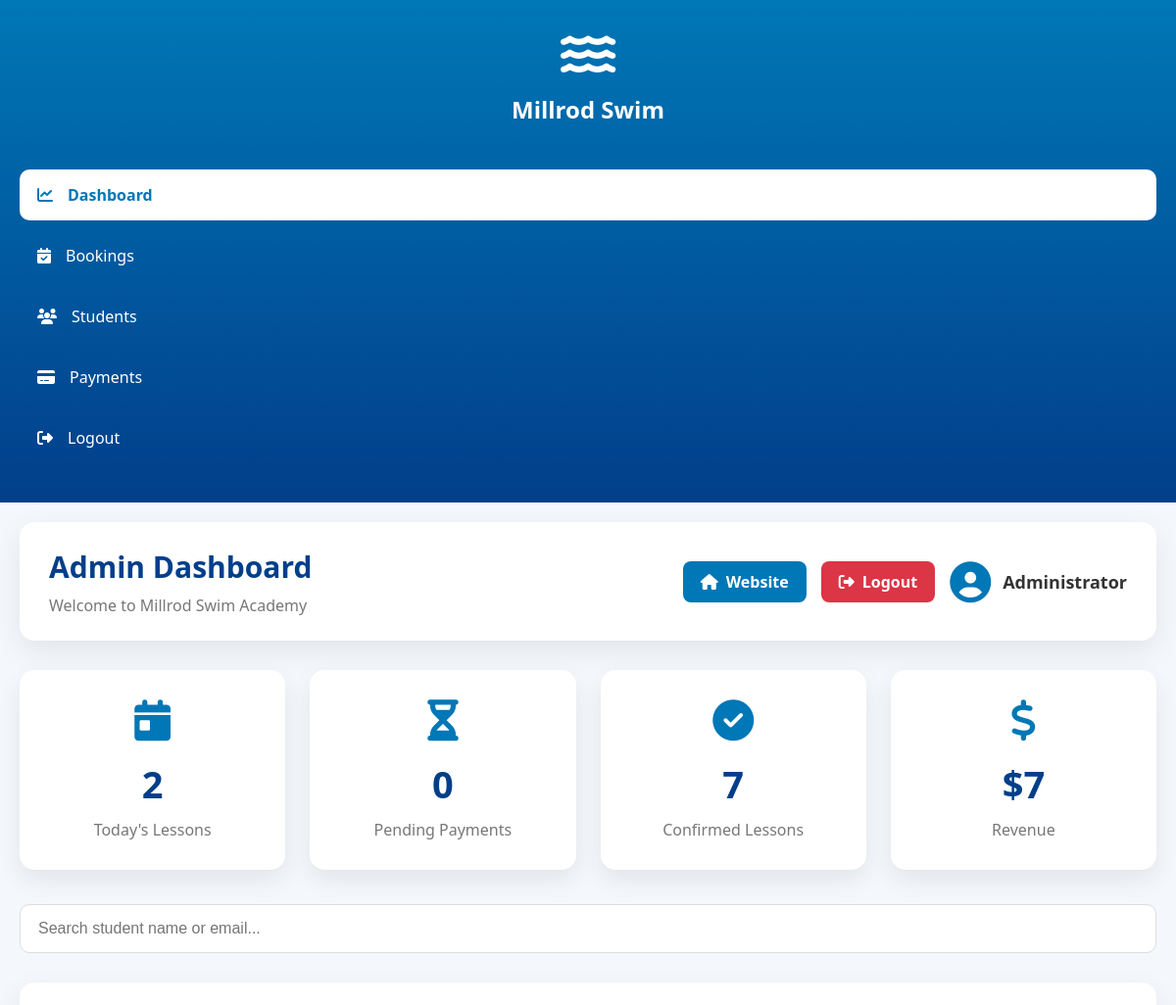
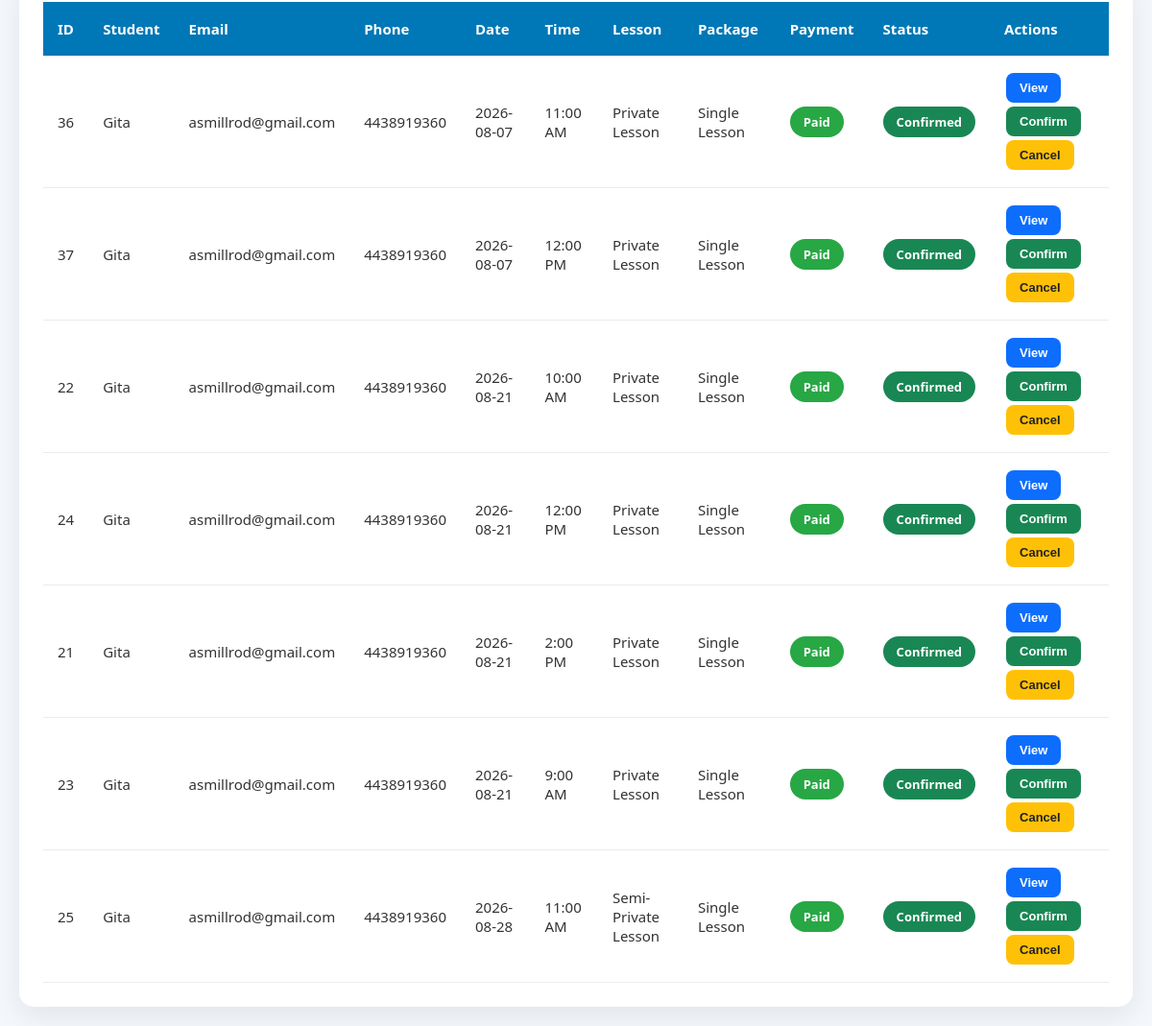
Page /admin/ (signed in) on the earlier database version (2 pictures, top to bottom).
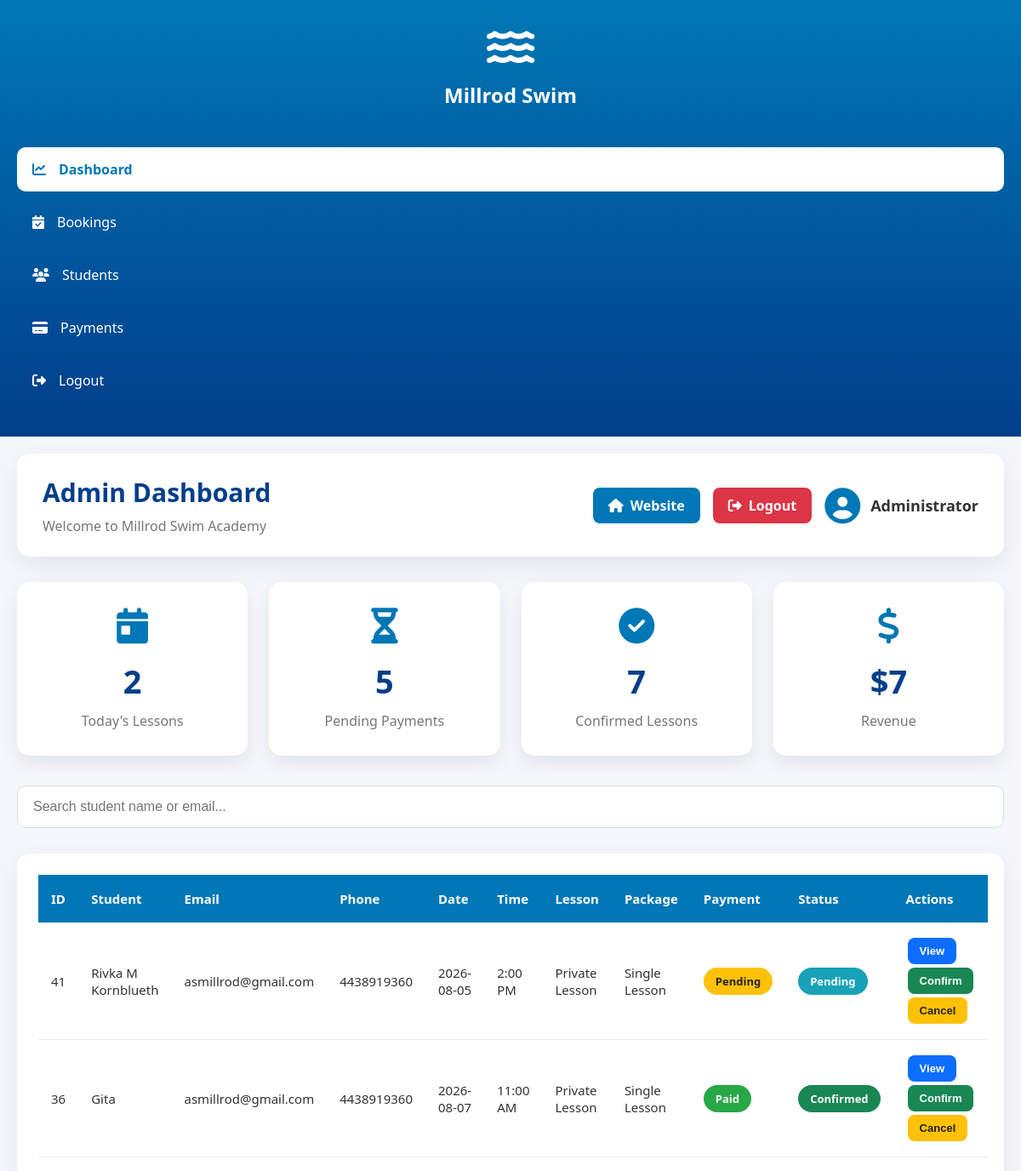
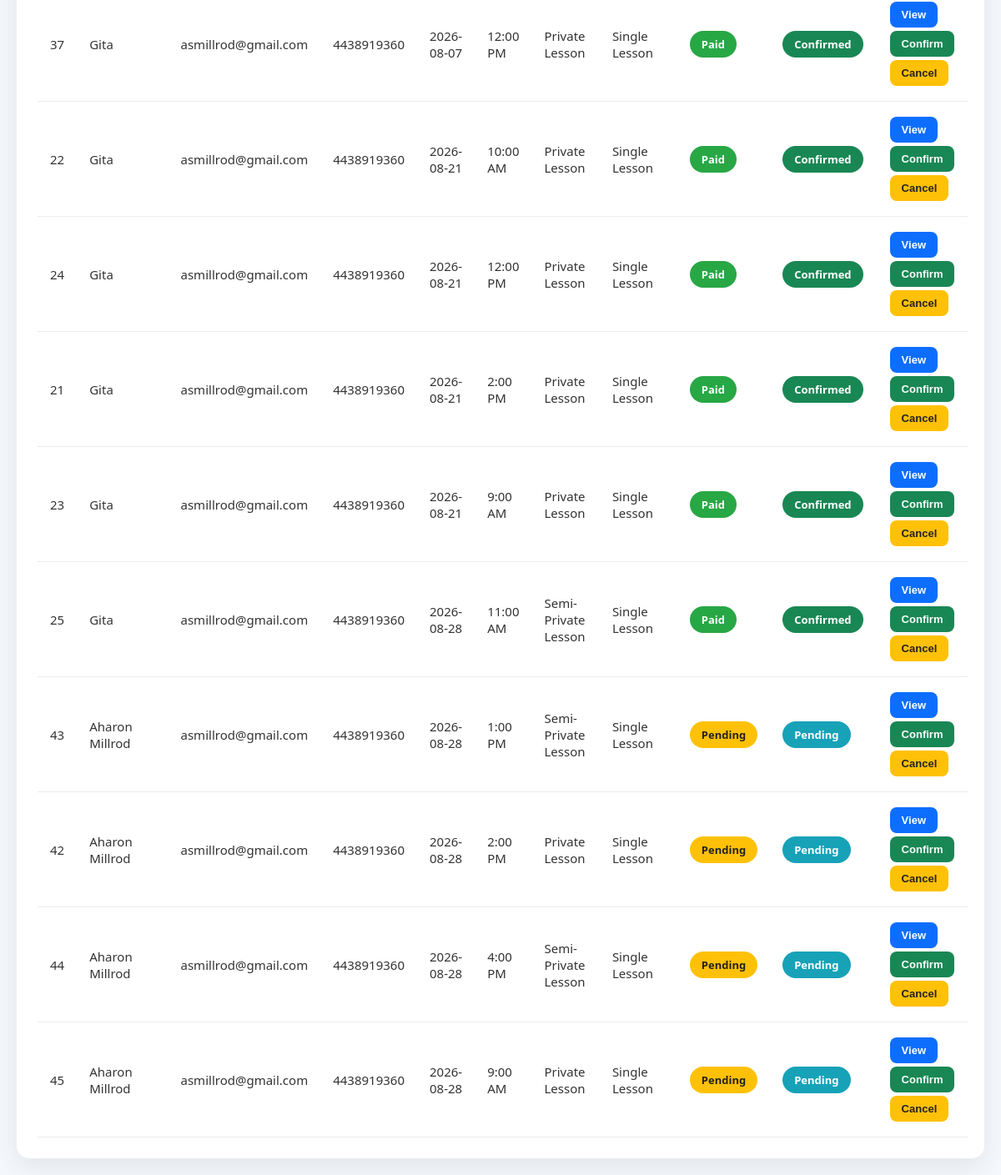
Same page on the later database version (2 pictures, top to bottom).
### tables this page shows
CREATE TABLE bookings (

        id INTEGER PRIMARY KEY AUTOINCREMENT,

        -- Customer information
        name TEXT NOT NULL,

        email TEXT NOT NULL,

        phone TEXT,

        -- Lesson information
        lesson_type TEXT NOT NULL,

        package TEXT NOT NULL,

        -- Schedule
        lesson_date TEXT NOT NULL,

        lesson_time TEXT NOT NULL,

        -- Payment
        payment_status TEXT DEFAULT 'pending',

        stripe_payment_id TEXT,

        -- Booking status
        status TEXT DEFAULT 'pending',

        -- Reminder system
        reminder_sent INTEGER DEFAULT 0,

        created_at TIMESTAMP DEFAULT CURRENT_TIMESTAMP

    , payment_method TEXT DEFAULT 'card', price TEXT);

### routes/admin.py (the view)
@admin_bp.route("/")
def admin_dashboard():
    if not admin_required():
        return redirect(
            url_for(
                "admin.admin_login"
            )
        )
    conn = get_db_connection()
    cursor = conn.cursor()
    cursor.execute(
        """
        SELECT *
        FROM bookings
        ORDER BY lesson_date, lesson_time
        """
    )
    bookings = cursor.fetchall()
    today = datetime.now().strftime(
        "%Y-%m-%d"
    )
    cursor.execute(
        """
        SELECT COUNT(*)
        FROM bookings
        WHERE lesson_date=?
        AND status='confirmed'
        """,
        (today,)
    )
    today_lessons = cursor.fetchone()[0]
    cursor.execute(
        """
        SELECT COUNT(*)
        FROM bookings
        WHERE payment_status='pending'
        """
    )
    pending_payments = cursor.fetchone()[0]
    cursor.execute(
        """
        SELECT COUNT(*)
        FROM bookings
        WHERE status='confirmed'
        """
    )
    confirmed_lessons = cursor.fetchone()[0]
    cursor.execute(
        """
        SELECT COUNT(*)
        FROM bookings
        WHERE payment_status='paid'
        """
    )
    revenue = cursor.fetchone()[0]
    conn.close()
    return render_template(
        "admin.html",
        bookings=bookings,
        today_lessons=today_lessons,
        pending_payments=pending_payments,
        confirmed_lessons=confirmed_lessons,
        revenue=revenue
    )

### database.py (called while the page is built)
def get_db_connection():
    conn = sqlite3.connect(DATABASE)
    conn.row_factory = sqlite3.Row
    return conn

### routes/admin.py (called while the page is built)
def admin_required():
    return session.get(
        "admin_logged_in",
        False
    )

### templates/admin.html (shortened to what this page needs)
<!doctype html>
<html lang="en">
  <head>
    <link
      rel="stylesheet"
      href="{{ url_for('static', filename='admin.css') }}"
    />
    <link
      rel="stylesheet"
      href="https://cdnjs.cloudflare.com/ajax/libs/font-awesome/6.6.0/css/all.min.css"
    />
  </head>
  <body>
    <div class="dashboard">
      <aside class="sidebar">
        <div class="logo">
          <i class="fas fa-water"></i>
          <h2>Millrod Swim</h2>
        </div>
        <nav>
          <a href="#" class="active">
            <i class="fas fa-chart-line"></i>
            Dashboard
          </a>
          <a href="#bookings">
            <i class="fas fa-calendar-check"></i>
            Bookings
          </a>
          <a href="#students">
            <i class="fas fa-users"></i>
            Students
          </a>
          <a href="#payments">
            <i class="fas fa-credit-card"></i>
            Payments
          </a>
          <a href="/admin/logout">
            <i class="fas fa-sign-out-alt"></i>
            Logout
          </a>
        </nav>
      </aside>
      <main class="content">
        <header class="topbar">
          <div>
            <h1>Admin Dashboard</h1>
            <p>Welcome to Millrod Swim Academy</p>
          </div>
          <div class="topbar-actions">
            <a href="/" class="home-btn">
              <i class="fas fa-home"></i>
              Website
            </a>
            <a href="/admin/logout" class="logout-btn">
              <i class="fas fa-sign-out-alt"></i>
              Logout
            </a>
            <div class="admin-user">
              <i class="fas fa-user-circle"></i>
              <span>Administrator</span>
            </div>
          </div>
        </header>
        <section class="stats">
          <div class="card">
            <i class="fas fa-calendar-day"></i>
            <h3>{{ today_lessons }}</h3>
            <p>Today's Lessons</p>
          </div>
          <div class="card">
            <i class="fas fa-hourglass-half"></i>
            <h3>{{ pending_payments }}</h3>
            <p>Pending Payments</p>
          </div>
          <div class="card">
            <i class="fas fa-check-circle"></i>
            <h3>{{ confirmed_lessons }}</h3>
            <p>Confirmed Lessons</p>
          </div>
          <div class="card">
            <i class="fas fa-dollar-sign"></i>
            <h3>${{ revenue }}</h3>
            <p>Revenue</p>
          </div>
        </section>
        <section class="search-bar">
          <input
            type="text"
            id="searchInput"
            placeholder="Search student name or email..."
          />
        </section>
        <section class="table-container" id="bookings">
          <table id="bookingTable">
            <thead>
              <tr>
                <th>ID</th>
                <th>Student</th>
                <th>Email</th>
                <th>Phone</th>
                <th>Date</th>
                <th>Time</th>
                <th>Lesson</th>
                <th>Package</th>
                <th>Payment</th>
                <th>Status</th>
                <th>Actions</th>
              </tr>
            </thead>
            <tbody>
              {% for booking in bookings %}
              <tr>
                <td>{{ booking.id }}</td>
                <td>{{ booking.name }}</td>
                <td>{{ booking.email }}</td>
                <td>{{ booking.phone }}</td>
                <td>{{ booking.lesson_date }}</td>
                <td>{{ booking.lesson_time }}</td>
                <td>{{ booking.lesson_type }}</td>
                <td>{{ booking.package }}</td>
                <td>
                  {% if booking.payment_status == "paid" %}
                  <span class="badge paid"> Paid </span>
                  {% else %}
                  <span class="badge pending"> Pending </span>
                  {% endif %}
                </td>
                <td>
                  {% if booking.status == "confirmed" %}
                  <span class="badge confirmed"> Confirmed </span>
                  {% elif booking.status == "cancelled" %}
                  <span class="badge cancelled"> Cancelled </span>
                  {% else %}
                  <span class="badge waiting"> Pending </span>
                  {% endif %}
                </td>
                <td>
                  <button class="view-btn" data-id="{{ booking.id }}">
                    View
                  </button>
                  <button class="confirm-btn" data-id="{{ booking.id }}">
                    Confirm
                  </button>
                  <button class="cancel-btn" data-id="{{ booking.id }}">
                    Cancel
                  </button>
                </td>
              </tr>
              {% endfor %}
            </tbody>
          </table>
        </section>
      </main>
    </div>
  </body>
</html>

### static/admin.css (style rules this page uses)
* { margin: 0; padding: 0; box-sizing: border-box; }
body { font-family: "Segoe UI", Tahoma, Geneva, Verdana, sans-serif; background: #f4f7fb; color: #333; }
a { text-decoration: none; color: inherit; }
.dashboard { display: flex; min-height: 100vh; }
.sidebar { width: 260px; background: linear-gradient(180deg, #0077b6, #023e8a); color: white; padding: 30px 20px; position: fixed; left: 0; top: 0; bottom: 0; }
.logo { text-align: center; margin-bottom: 45px; }
.logo i { font-size: 50px; margin-bottom: 15px; }
.logo h2 { font-size: 24px; font-weight: bold; }
.sidebar nav { display: flex; flex-direction: column; }
.sidebar nav a { padding: 15px 18px; margin-bottom: 10px; border-radius: 10px; transition: 0.3s; display: flex; align-items: center; gap: 15px; font-size: 16px; }
.sidebar nav a.active { background: white; color: #0077b6; font-weight: bold; }
.content { margin-left: 260px; flex: 1; padding: 35px; }
.topbar { background: white; border-radius: 15px; padding: 25px 30px; display: flex; justify-content: space-between; align-items: center; box-shadow: 0 10px 30px rgba(0, 0, 0, 0.08); margin-bottom: 30px; }
.topbar h1 { color: #023e8a; font-size: 30px; }
.topbar p { margin-top: 8px; color: #777; }
.admin-user { display: flex; align-items: center; gap: 12px; font-size: 18px; font-weight: bold; }
.admin-user i { font-size: 42px; color: #0077b6; }
.stats { display: grid; grid-template-columns: repeat(auto-fit, minmax(220px, 1fr)); gap: 25px; margin-bottom: 35px; }
.card { background: white; border-radius: 15px; padding: 30px; box-shadow: 0 10px 25px rgba(0, 0, 0, 0.08); transition: 0.3s; text-align: center; }
.card i { font-size: 42px; color: #0077b6; margin-bottom: 18px; }
.card h3 { font-size: 38px; color: #023e8a; margin-bottom: 10px; }
.card p { color: #777; font-size: 16px; }
.search-bar { margin-bottom: 30px; }
.search-bar input { width: 100%; padding: 15px 18px; border-radius: 10px; border: 1px solid #ddd; font-size: 16px; outline: none; }
.table-container { background: white; border-radius: 15px; padding: 25px; box-shadow: 0 10px 30px rgba(0, 0, 0, 0.08); overflow-x: auto; }
table { width: 100%; border-collapse: collapse; min-width: 1100px; }
thead { background: #0077b6; color: white; }
thead th { padding: 18px 15px; text-align: left; font-size: 15px; }
tbody td { padding: 16px 15px; border-bottom: 1px solid #ececec; font-size: 15px; }
tbody tr { transition: 0.25s; }
.badge { display: inline-block; padding: 7px 14px; border-radius: 25px; font-size: 13px; font-weight: bold; color: white; }
.paid { background: #28a745; }
.pending { background: #ffc107; color: #222; }
.confirmed { background: #198754; }
.waiting { background: #17a2b8; }
td button { border: none; padding: 8px 14px; margin: 2px; border-radius: 8px; cursor: pointer; font-size: 13px; font-weight: bold; transition: 0.25s; }
.view-btn { background: #0d6efd; color: white; }
.confirm-btn { background: #198754; color: white; }
.cancel-btn { background: #ffc107; color: #222; }
@media (max-width: 1200px) { .content { margin-left: 0; padding: 20px; } }
@media (max-width: 1200px) { .sidebar { position: relative; width: 100%; height: auto; } }
@media (max-width: 1200px) { .dashboard { flex-direction: column; } }
.topbar-actions { display: flex; align-items: center; gap: 15px; }
.home-btn, .logout-btn { display: inline-flex; align-items: center; gap: 8px; padding: 10px 18px; border-radius: 8px; text-decoration: none; color: white; font-weight: 600; transition: 0.3s; }
.home-btn { background: #0077b6; }
.logout-btn { background: #dc3545; }

Differences in the rows shown:
added bookings: id "41", name "Rivka M Kornblueth", email "asmillrod@gmail.com", phone "4438919360", lesson_date "2026-08-05", lesson_time "2:00 PM", lesson_type "Private Lesson", package "Single Lesson", payment_status "Pending", status "Pending"
added bookings: id "43", name "Aharon Millrod", email "asmillrod@gmail.com", phone "4438919360", lesson_date "2026-08-28", lesson_time "1:00 PM", lesson_type "Semi-Private Lesson", package "Single Lesson", payment_status "Pending", status "Pending"
added bookings: id "42", name "Aharon Millrod", email "asmillrod@gmail.com", phone "4438919360", lesson_date "2026-08-28", lesson_time "2:00 PM", lesson_type "Private Lesson", package "Single Lesson", payment_status "Pending", status "Pending"
added bookings: id "44", name "Aharon Millrod", email "asmillrod@gmail.com", phone "4438919360", lesson_date "2026-08-28", lesson_time "4:00 PM", lesson_type "Semi-Private Lesson", package "Single Lesson", payment_status "Pending", status "Pending"
added bookings: id "45", name "Aharon Millrod", email "asmillrod@gmail.com", phone "4438919360", lesson_date "2026-08-28", lesson_time "9:00 AM", lesson_type "Private Lesson", package "Single Lesson", payment_status "Pending", status "Pending"
Other differences:
{{ pending_payments }}: "0" → "5"
